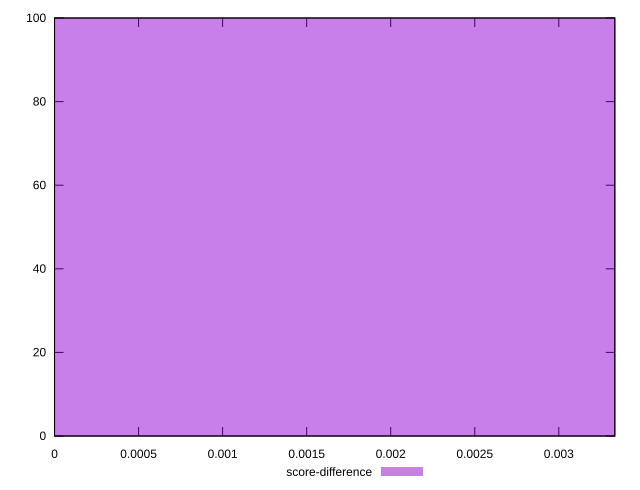

This figure's gnuplot source:
reset

$scoreDifference <<EOF
0 100
EOF

set key outside below
set boxwidth 0.1
set xrange [0:0.0033333333333334103]
set yrange [0:100]
set trange [0:100]
set style fill transparent solid 0.5 noborder
set terminal svg size 640, 490 enhanced background rgb 'white'
set output "reprap/uses-text-compression/samples/pages+cached+noexternal+nocss/score-difference/histogram.svg"

plot $scoreDifference title "score-difference" with boxes

reset
